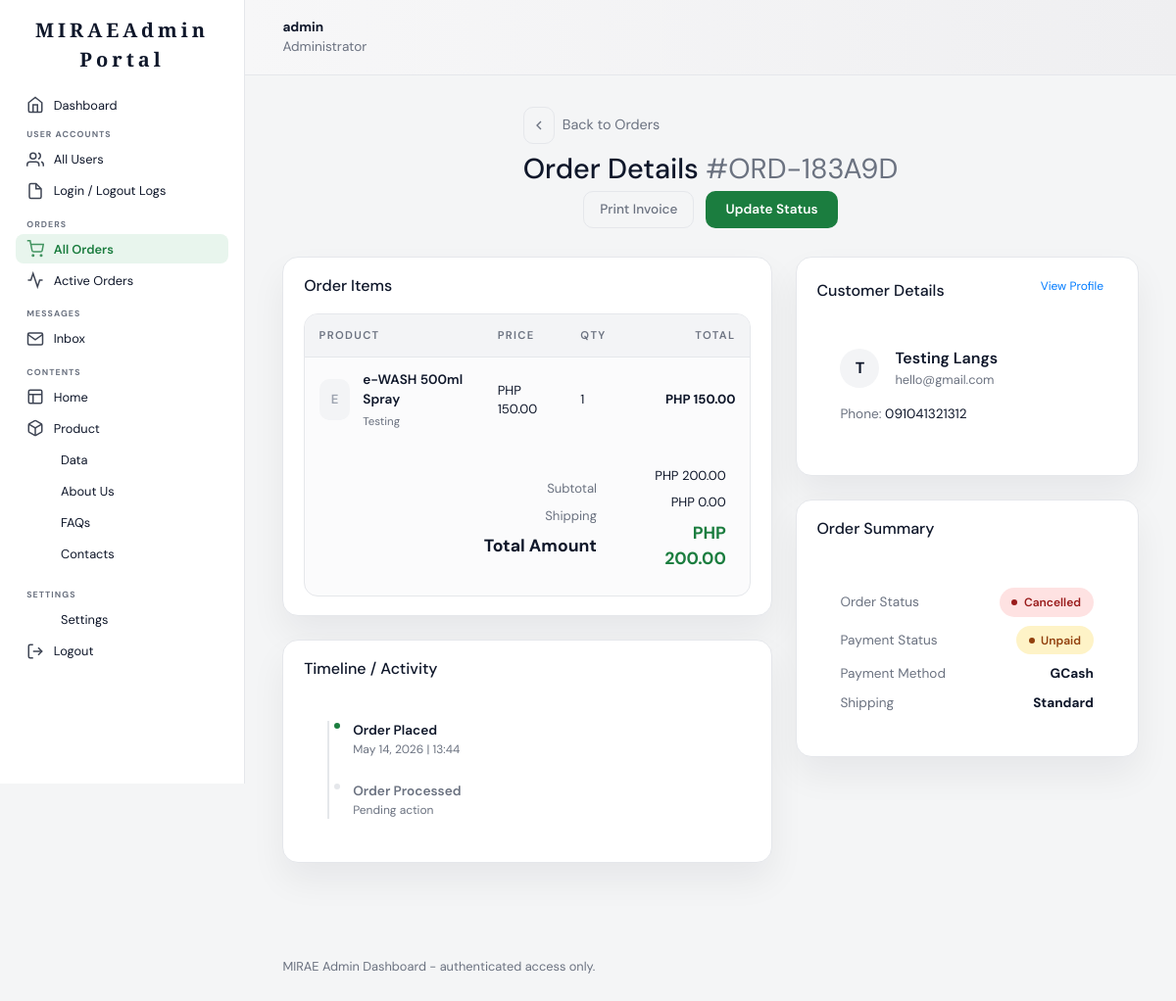
/admin/view_order.php?id=12 (signed in), run on an earlier commit of the app's database.
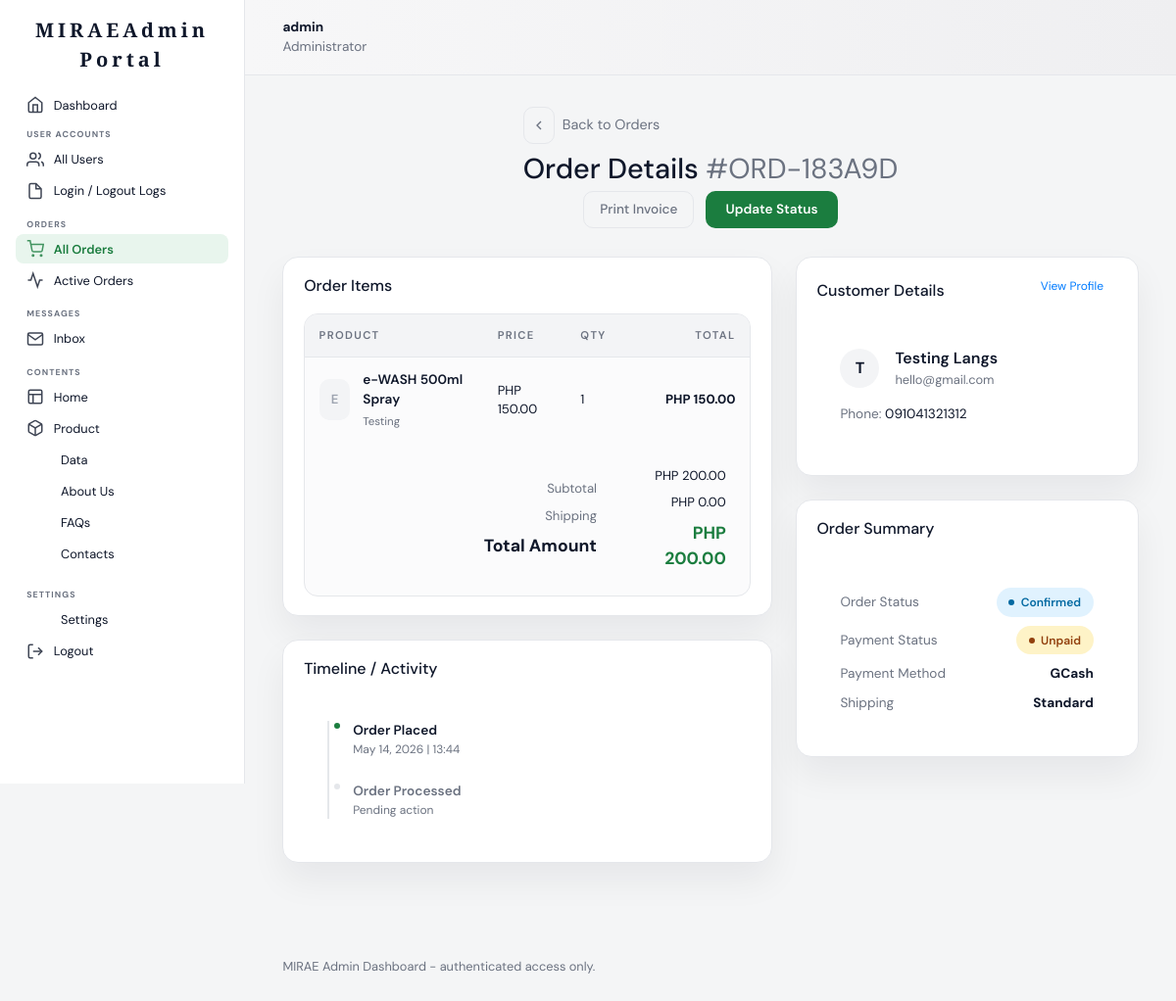
And on a later commit of the database.
### tables this page shows
CREATE TABLE `orders` (
  `id` int(11) NOT NULL AUTO_INCREMENT,
  `order_code` varchar(50) NOT NULL,
  `customer_id` int(11) NOT NULL,
  `total` decimal(10,2) NOT NULL DEFAULT 0.00,
  `payment_status` enum('Paid','Unpaid') NOT NULL DEFAULT 'Unpaid',
  `payment_method` varchar(100) DEFAULT NULL,
  `order_status` enum('Pending','Confirmed','Out for Delivery','Delivered','Cancelled') NOT NULL DEFAULT 'Pending',
  `shipping_method` varchar(100) DEFAULT NULL,
  `tracking_number` varchar(100) DEFAULT NULL,
  `created_at` timestamp NOT NULL DEFAULT current_timestamp(),
  PRIMARY KEY (`id`),
  UNIQUE KEY `order_code` (`order_code`),
  KEY `customer_id` (`customer_id`),
  CONSTRAINT `orders_ibfk_1` FOREIGN KEY (`customer_id`) REFERENCES `customers` (`id`) ON DELETE CASCADE
);

CREATE TABLE `customers` (
  `id` int(11) NOT NULL AUTO_INCREMENT,
  `name` varchar(255) NOT NULL,
  `email` varchar(255) NOT NULL,
  `password` varchar(255) NOT NULL,
  `phone` varchar(20) DEFAULT NULL,
  `address` text DEFAULT NULL,
  `city` varchar(100) DEFAULT NULL,
  `province` varchar(100) DEFAULT NULL,
  `postal_code` varchar(20) DEFAULT NULL,
  `status` enum('Active','Inactive') NOT NULL DEFAULT 'Active',
  `notes` text DEFAULT NULL,
  `created_at` timestamp NOT NULL DEFAULT current_timestamp(),
  `last_login` timestamp NULL DEFAULT NULL,
  `last_logout` timestamp NULL DEFAULT NULL,
  PRIMARY KEY (`id`),
  UNIQUE KEY `email` (`email`)
);

### admin/view_order.php (the view, shortened to what the changed rows need)
<?php
require_once __DIR__ . '/../config/db.php';
$orderId = isset($_GET['id']) ? (int)$_GET['id'] : 0;
$order = null;
$sql = "SELECT o.*, c.name as customer_name, c.email as customer_email, c.phone as customer_phone
        FROM orders o
        JOIN customers c ON o.customer_id = c.id
        WHERE o.id = ?";
$stmt = $conn->prepare($sql);
$stmt->bind_param("i", $orderId);
$stmt->execute();
$result = $stmt->get_result();
if ($result->num_rows > 0) {
    $order = $result->fetch_assoc();
}
include __DIR__ . '/includes/header.php';
include __DIR__ . '/includes/sidebar.php';
?>
<main class="admin-content">
    <div class="page-header" style="display: flex; justify-content: space-between; align-items: center;">
        <div>
            <h1>Order Details <span style="color: var(--admin-muted); font-weight: 400;">#<?php echo htmlspecialchars($order['order_code']); ?></span></h1>
        </div>
    </div>
    <div class="dashboard-grid" style="grid-template-columns: 1fr 350px; gap: 1.5rem;">
        <div style="display: flex; flex-direction: column; gap: 1.5rem;">
            <div class="table-card">
                <div class="table-wrap">
                    <table>
                        <thead>
                            <tr>
                                <th>Product</th>
                                <th>Price</th>
                                <th>Qty</th>
                                <th style="text-align: right;">Total</th>
                            </tr>
                        </thead>
                        <tfoot>
                            <tr>
                                <td style="text-align: right; padding: 1.5rem;">
                                    <div style="margin-bottom: 0.5rem;">PHP <?php echo number_format($order['total'], 2); ?></div>
                                    <div style="margin-bottom: 0.5rem;">PHP 0.00</div>
                                    <div style="font-size: 1.1rem; font-weight: 700; color: var(--admin-accent);">PHP <?php echo number_format($order['total'], 2); ?></div>
                                </td>
                            </tr>
                        </tfoot>
                    </table>
                </div>
            </div>
            <div class="content-card">
                <div style="padding: 1.5rem;">
                    <div style="position: relative; padding-left: 1.5rem; border-left: 2px solid var(--admin-border);">
                        <div style="margin-bottom: 1.5rem; position: relative;">
                            <div style="position: absolute; left: -21px; top: 0; width: 10px; height: 10px; border-radius: 50%; background: var(--admin-accent); border: 2px solid #fff;"></div>
                            <div style="font-size: 0.85rem; font-weight: 600;">Order Placed</div>
                            <div style="font-size: 0.75rem; color: var(--admin-muted);"><?php echo date('M d, Y | H:i', strtotime($order['created_at'])); ?></div>
                        </div>
                    </div>
                </div>
            </div>
        </div>
        <div style="display: flex; flex-direction: column; gap: 1.5rem;">
            <div class="content-card">
                <div style="padding: 1.5rem;">
                    <div style="display: flex; align-items: center; gap: 1rem; margin-bottom: 1rem;">
                        <div style="width: 40px; height: 40px; border-radius: 50%; background: #f3f4f6; display: flex; align-items: center; justify-content: center; font-weight: 700;">
                            <?php echo strtoupper(substr($order['customer_name'], 0, 1)); ?>
                        </div>
                        <div>
                            <div style="font-weight: 600;"><?php echo htmlspecialchars($order['customer_name']); ?></div>
                            <div style="font-size: 0.8rem; color: var(--admin-muted);"><?php echo htmlspecialchars($order['customer_email']); ?></div>
                        </div>
                    </div>
                    <div style="font-size: 0.85rem;">
                        <div style="margin-bottom: 0.5rem;"><span style="color: var(--admin-muted);">Phone:</span> <?php echo htmlspecialchars($order['customer_phone'] ?: 'N/A'); ?></div>
                    </div>
                </div>
            </div>
            <div class="content-card">
                <div style="padding: 1.5rem;">
                    <div class="metric-stack">
                        <div class="metric-row">
                            <span>Order Status</span>
                            <?php
                            $os = strtolower(str_replace(' ', '-', $order['order_status']));
                            $os_class = 'status-' . $os;
                            ?>
                            <span class="status-pill <?php echo $os_class; ?>"><?php echo $order['order_status']; ?></span>
                        </div>
                        <div class="metric-row">
                            <span>Payment Status</span>
                            <span class="status-pill <?php echo ($order['payment_status'] === 'Paid') ? 'status-completed' : 'status-pending'; ?>">
                                <?php echo $order['payment_status']; ?>
                            </span>
                        </div>
                        <div class="metric-row">
                            <span>Payment Method</span>
                            <strong><?php echo htmlspecialchars($order['payment_method'] ?: 'N/A'); ?></strong>
                        </div>
                        <div class="metric-row">
                            <span>Shipping</span>
                            <strong><?php echo htmlspecialchars($order['shipping_method'] ?: 'Standard'); ?></strong>
                        </div>
                    </div>
                </div>
            </div>
        </div>
    </div>
</main>
<?php include __DIR__ . '/includes/footer.php'; ?>

What changed in the data, as far as the page shows it:
changed orders "ORD-183A9D": order_status "Cancelled" → "Confirmed"
